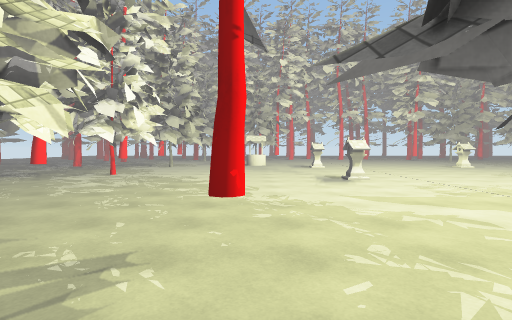
view 1 (above)

24 first-person views from a walk through a Unity game level. The camera is 1.5 m above the floor, tilts 2° down and sees 80° across. The floor is counted in squares, 2 m on a side. Each view is taken from the middle of a square. On the plan, view 1 faces up. The plan holds only what a view shows up to about 10 squares ahead; the rest is blank. The place goes on beyond the plan. The player is left out. Surface patterns are stand-ins for the level's own textures.

view 2
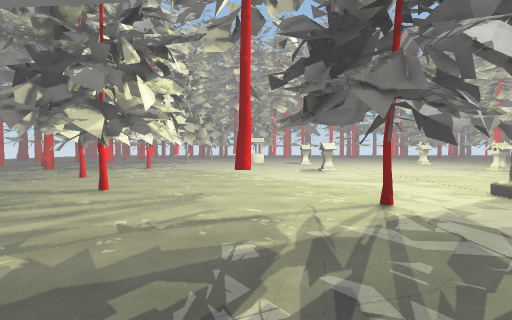

view 3
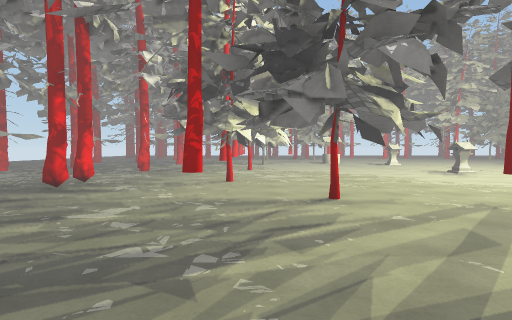

view 4
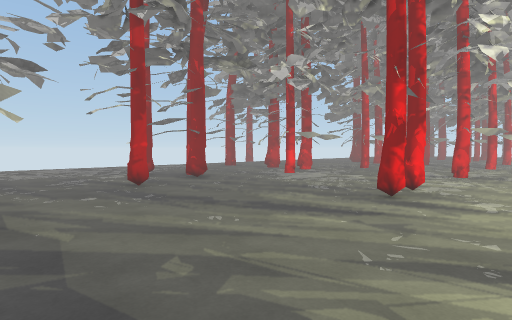

view 5
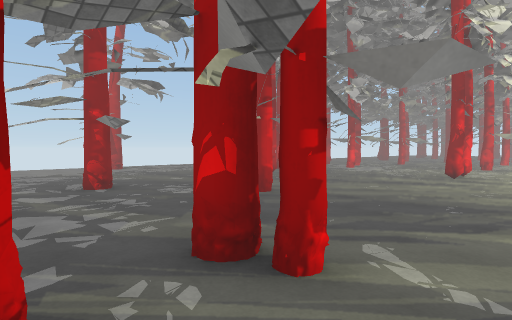

view 6
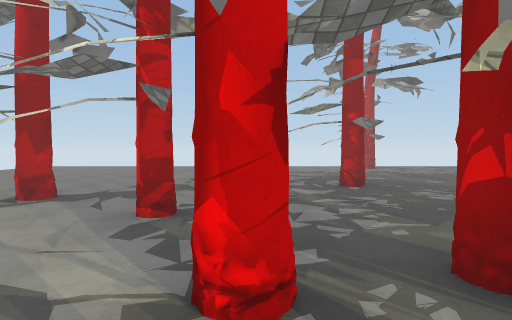

view 7
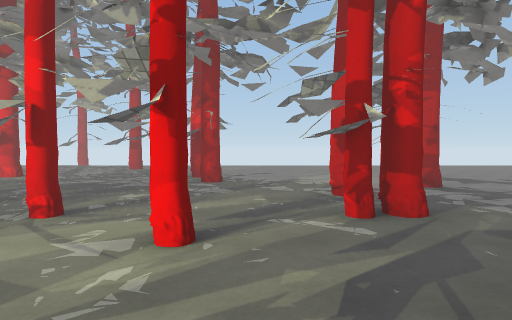

view 8
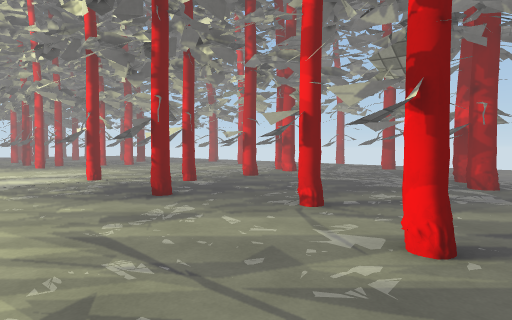

view 9
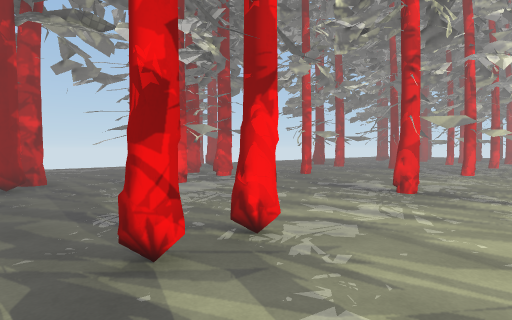

view 10
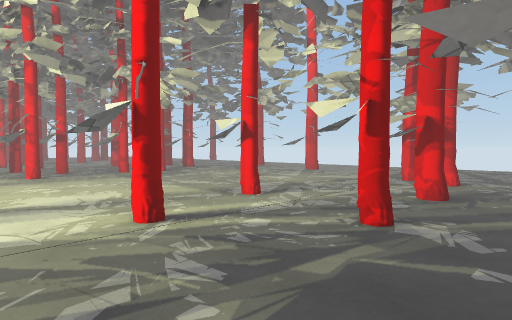

view 11
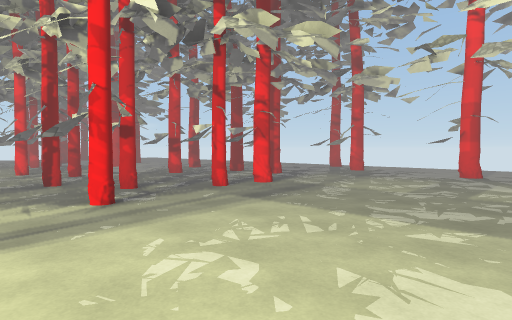

view 12
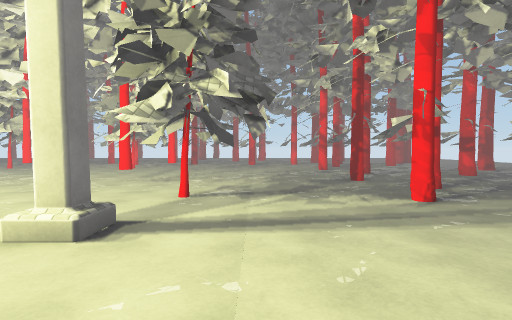

view 13
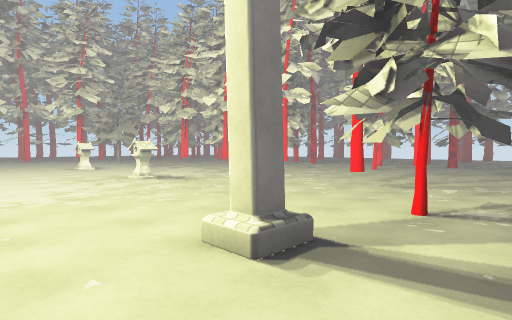

view 14
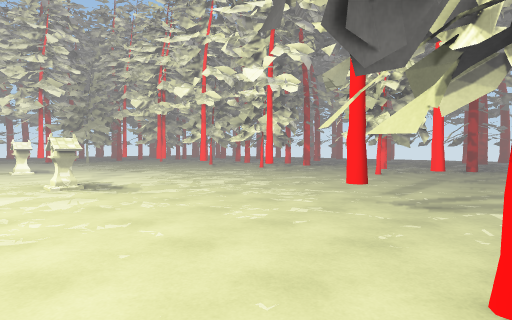

view 15
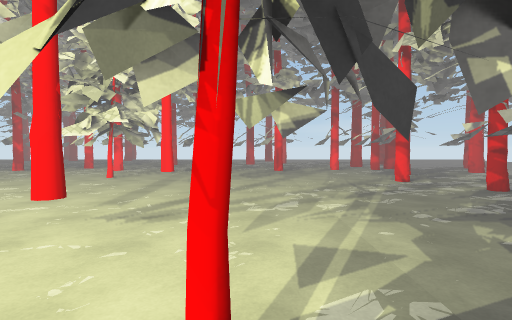

view 16
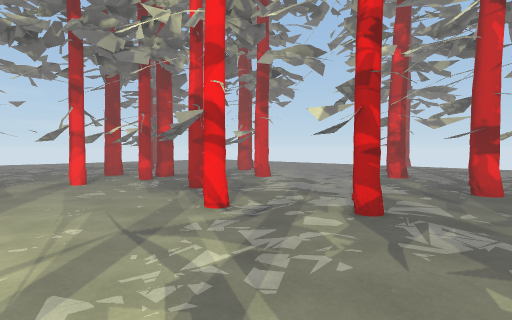

view 17
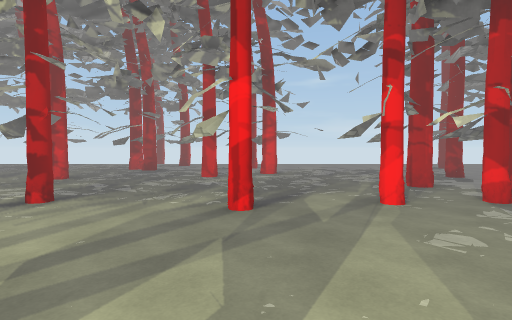

view 18
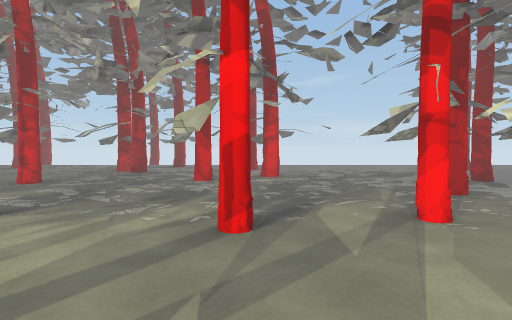

view 19
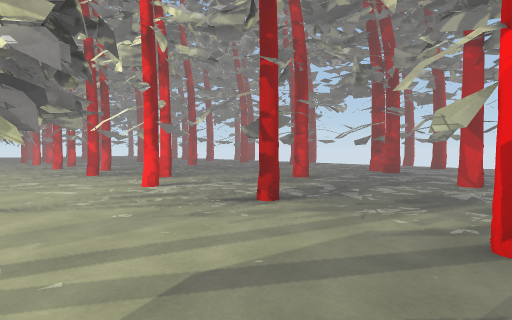

view 20
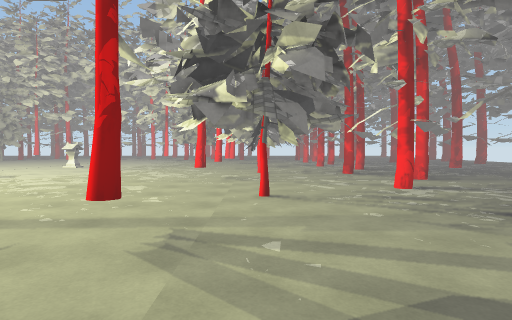

view 21
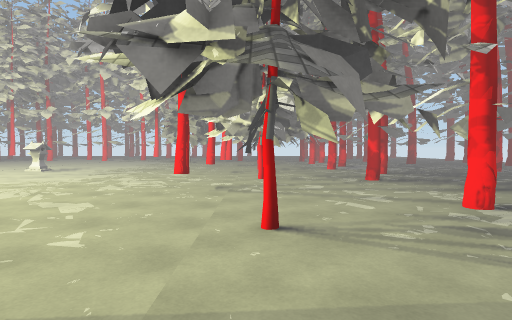

view 22
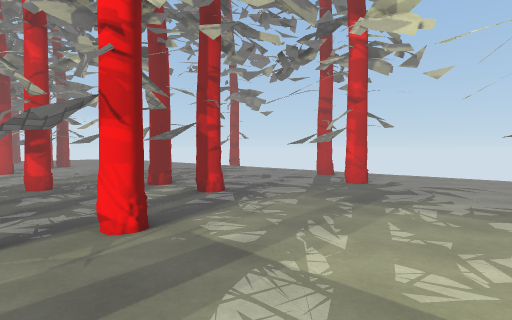

view 23
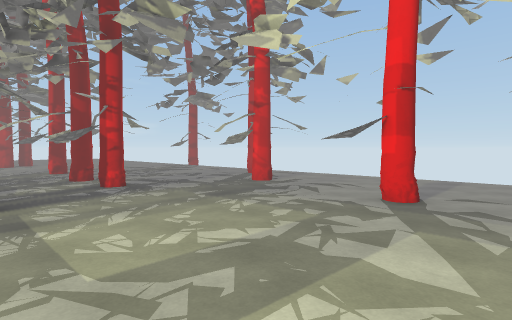

view 24
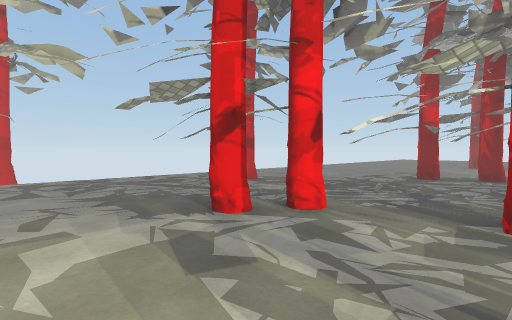

### Floor plan
Key: @ floor where view 1 was taken; # wall or solid block; x gap in a wall; . main floor; : floor 0.5 m higher than the main floor; T thing the floor can be seen under or through; O other object.
Columns run from 18 left of view 1 to 27 right of it. Each row starts with its distance up from view 1.
 12        .....            ..O......# .......
 11       #.....            ..........x.......
 10       . ......    ................# .#....
  9    #......#...# ..................#.......
  8     ##..... .##.....O.....O.....#.....#... ..
  7   .. .#............................... ......
  6  ..... ......# ......................#.......
  5  .........#..# ...................# . ...#...
  4    .##....#..#....................#...... ..#
  3   ..#..........# ............#..#...........
  2  .....#......#.##.#.  :..#.T .................
  1  ...................#......T..................
  0  .................@.#......T.........#.....#.
 -1   ......#.................................#..
 -2  ............................#...#...#.......
 -3 ......#...##.#...#..#......##......#..TT.....
 -4 ...... ...#.......#.............#... .TT.....
 -5         ..#........ .#.....#.........   .#...
 -6      ...#. ... ...#........#...#....#
 -7     .....  ..# .... ....... ..  ....
 -8     ...#.....##....#.........##.....
 -9   ......# .. .#....#.........##..#..
-10   .....   ...... ..  ...... ......
-11   ....       ...........#.........
-12    ..          .#..... ....#.....
-13                  ..... ... ..#..
-14                   .... ......x

Positions as (right, up) in squares from view 1, and headings:
1: (0, 0), facing up
2: (0, -3), facing up
3: (-4, -2), facing up
4: (-6, -1), facing up-left
5: (-6, -5), facing up-left
6: (-6, -5), facing left
7: (-6, 0), facing down
8: (-6, 0), facing down-right
9: (-6, 3), facing up-left
10: (-1, -1), facing down-right
11: (4, -1), facing down-right
12: (4, 0), facing right
13: (5, 0), facing up-right
14: (7, 1), facing up-right
15: (8, 1), facing right
16: (12, 0), facing down-right
17: (15, 0), facing right
18: (16, 0), facing right
19: (16, 0), facing up-right
20: (16, 0), facing up
21: (16, 2), facing up
22: (6, -5), facing down-right
23: (4, -6), facing down-right
24: (4, -6), facing down-left
